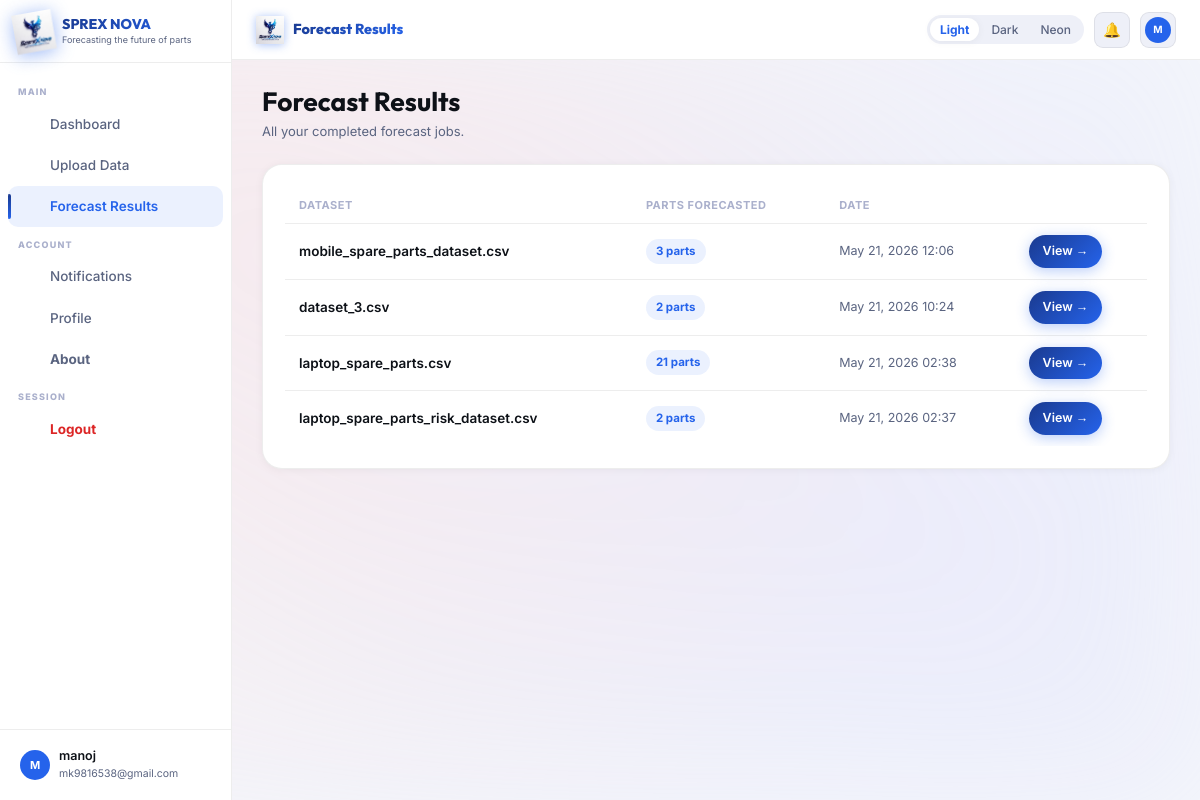
The page /results (signed in) on the database its author committed.
### app.py (models this page shows)
class User(db.Model):
    id=db.Column(db.Integer,primary_key=True); name=db.Column(db.String(120),nullable=False)
    email=db.Column(db.String(200),unique=True,nullable=False); password=db.Column(db.String(256),nullable=False)
    company=db.Column(db.String(200),default=""); role=db.Column(db.String(80),default="Analyst")
    avatar_color=db.Column(db.String(20),default="#2563eb"); created_at=db.Column(db.DateTime,default=datetime.utcnow)

class Upload(db.Model):
    id=db.Column(db.Integer,primary_key=True); user_id=db.Column(db.Integer,db.ForeignKey("user.id"),nullable=False)
    filename=db.Column(db.String(300)); stored_name=db.Column(db.String(300))
    parts_count=db.Column(db.Integer,default=0); status=db.Column(db.String(40),default="pending")
    result_json=db.Column(db.Text,default="{}"); uploaded_at=db.Column(db.DateTime,default=datetime.utcnow)

### app.py (the view)
@app.route("/results")
@login_required
def results_list():
    u=me(); recs=Upload.query.filter_by(user_id=u.id,status="success").order_by(Upload.uploaded_at.desc()).all()
    return render_template("results_list.html",recs=recs)

### app.py (called while the page is built)
def login_required(f):
    @wraps(f)
    def dec(*a,**kw):
        if "uid" not in session: flash("Please log in first.","warning"); return redirect(url_for("login"))
        return f(*a,**kw)
    return dec

def me(): return User.query.get(session["uid"]) if "uid" in session else None

@app.context_processor
def ctx():
    u=me(); uc=Notif.query.filter_by(user_id=u.id,read=False).count() if u else 0
    return dict(cu=u,nc=uc,now=datetime.utcnow())

### templates/results_list.html (shortened to what this page needs)
{% extends "layout.html" %}
{% block page_title %}Forecast Results{% endblock %}
{% block content %}
<div class="ph"><h1>Forecast Results</h1><p>All your completed forecast jobs.</p></div>
<div class="card">
{% if recs %}
<div class="tw">
  <table>
    <thead><tr><th>Dataset</th><th>Parts Forecasted</th><th>Date</th><th></th></tr></thead>
    <tbody>
    {% for r in recs %}
    <tr>
      <td style="font-weight:600">{{ r.filename }}</td>
      <td><span class="chip c-purple">{{ r.parts_count }} part{{ 's' if r.parts_count!=1 }}</span></td>
      <td style="font-size:12.5px;color:var(--muted)">{{ r.uploaded_at.strftime('%b %d, %Y %H:%M') }}</td>
      <td><a href="{{ url_for('results', uid=r.id) }}" class="btn btn-p btn-sm">View →</a></td>
    </tr>
    {% endfor %}
    </tbody>
  </table>
</div>
{% endif %}
</div>
{% endblock %}

### templates/layout.html (shortened to what this page needs)
{% extends "base.html" %}
{% block body %}
<div class="layout">
  <nav class="sidebar">
    <div class="sb-logo">
      <img src="{{ url_for('static',filename='img/logo.png') }}" class="sb-logoimg" alt="SPREX NOVA"/>
      <div>
        <div class="sb-brand">SPREX NOVA</div>
        <div class="sb-sub">Forecasting the future of parts</div>
      </div>
    </div>
    <div class="sb-nav">
      <div class="sb-sec">Main</div>
      <a href="{{ url_for('dashboard') }}" class="sb-a {% if request.endpoint=='dashboard' %}on{% endif %}">
         Dashboard
      </a>
      <a href="{{ url_for('upload') }}" class="sb-a {% if request.endpoint=='upload' %}on{% endif %}">
         Upload Data
      </a>
      <a href="{{ url_for('results_list') }}" class="sb-a {% if request.endpoint in ['results_list','results'] %}on{% endif %}">
         Forecast Results
      </a>
      <div class="sb-sec">Account</div>
      <a href="{{ url_for('notifications') }}" class="sb-a {% if request.endpoint=='notifications' %}on{% endif %}">
         Notifications
      </a>
      <a href="{{ url_for('profile') }}" class="sb-a {% if request.endpoint=='profile' %}on{% endif %}">
         Profile
      </a>
      <a href="{{ url_for('about') }}" class="sb-a {% if request.endpoint=='about' %}on{% endif %}">
        <b>About</b>
      </a>
      <div class="sb-sec">Session</div>
      <a href="{{ url_for('logout') }}" class="sb-a" style="color:var(--red)">
         <b>Logout</b>
      </a>
    </div>
    <div class="sb-foot">
      {% if cu %}
      <a href="{{ url_for('profile') }}" class="sb-user">
        <div class="av" style="background:{{ cu.avatar_color }}">{{ cu.name[0].upper() }}</div>
        <div>
          <div class="sb-uname">{{ cu.name }}</div>
          <div class="sb-uemail">{{ cu.email }}</div>
        </div>
      </a>
      {% endif %}
    </div>
  </nav>
  <div class="main">
    <header class="topbar">
      <a href="{{ url_for('dashboard') }}" class="tb-logo">
        <img src="{{ url_for('static',filename='img/logo.png') }}" class="tb-logoimg" alt="logo"/>
        <span class="tb-title">{% block page_title %}{% endblock %}</span>
      </a>
      <div class="theme-row">
        <button class="th-btn" data-t="light"> Light</button>
        <button class="th-btn" data-t="dark"> Dark</button>
        <button class="th-btn" data-t="neon">Neon</button>
      </div>
      <a href="{{ url_for('notifications') }}" class="tb-btn" style="text-decoration:none;color:inherit;">
        🔔<span class="nb" id="nbadge" {% if nc==0 %}style="display:none"{% endif %}>{{ nc }}</span>
      </a>
      {% if cu %}
      <a href="{{ url_for('profile') }}" class="tb-btn" style="text-decoration:none;">
        <div class="av" style="background:{{ cu.avatar_color }};width:26px;height:26px;font-size:10px;">{{ cu.name[0].upper() }}</div>
      </a>
      {% endif %}
    </header>
    <main class="page">{% block content %}{% endblock %}</main>
  </div>
</div>
{% endblock %}

### rows shown on the page
User: name "M", name "manoj", email "mk9816538@gmail.com"
Upload: filename "mobile_spare_parts_dataset.csv", parts_count "3", parts_count "s", uploaded_at "May 21, 2026 12:06"
Upload: filename "dataset_3.csv", parts_count "2", parts_count "s", uploaded_at "May 21, 2026 10:24"
Upload: filename "laptop_spare_parts.csv", parts_count "21", parts_count "s", uploaded_at "May 21, 2026 02:38"
Upload: filename "laptop_spare_parts_risk_dataset.csv", parts_count "2", parts_count "s", uploaded_at "May 21, 2026 02:37"
